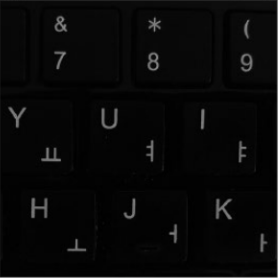
#> input picture 13주차/keyboard.png, 278 x 278 px
$ jupyter execute '11. 레이블링과 외곽선 검출.ipynb'
#> lines starting #> are read from the running program, lines starting #| are printed output that depends on the picture; after the words box and inside, x2 and y2 are one past the last pixel; in counts of white or black regions, pixels touching at a corner belong together
# 레이블링과 외곽선 검출
* 레이블링
* 외곽선 검출

## 레이블링의 이해
*
* **cnt, labels = cv2.connectedComponents(src)** : 레이블 수행
* **cv2.connectedComponentsWithStats()** : + 통계 정보

## (실습) 레이블링

[cell 1]
import cv2
import numpy as np

def labeling_basic():
    src = np.array([[0, 0, 1, 1, 0, 0, 0, 0],
                    [1, 1, 1, 1, 0, 0, 1, 0],
                    [1, 1, 1, 1, 0, 0, 0, 0],
                    [0, 0, 0, 0, 0, 1, 1, 0],
                    [0, 0, 0, 1, 1, 1, 1, 0],
                    [0, 0, 0, 1, 0, 0, 1, 0],
                    [0, 0, 1, 1, 1, 1, 1, 0],
                    [0, 0, 0, 0, 0, 0, 0, 0]]).astype(np.uint8)

    src = src * 255

    cnt, labels = cv2.connectedComponents(src)

    print('src :'),
    print(src)
    print('labels :')
    print(labels)
    print('number of labels :', cnt)

labeling_basic()

## 레이블링 응용
* **cv2.connectedComponentsWithStats(src_bin)** : 레이블 수행 + 통계 정보

## (실습) 레이블링 응용
키보드에서 흰색 글자만을 찾아서 노란색 사각형으로 표시

[cell 2]
def labeling_stats():
    src = cv2.imread('keyboard.png', cv2.IMREAD_GRAYSCALE)
#> src: shape (278, 278); min 0, max 185, mean 8.4

    _, src_bin = cv2.threshold(src, 0, 255, cv2.THRESH_BINARY | cv2.THRESH_OTSU)
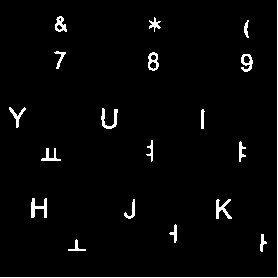
#> src_bin: shape (278, 278); 2.9% white in thin lines or dots

    cnt, labels, stats, centroids = cv2.connectedComponentsWithStats(src_bin)
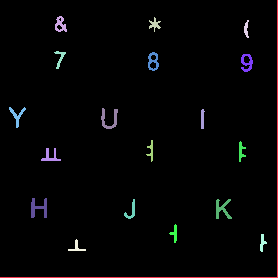
#> labels: shape (278, 278) int32; 20 distinct labels, from 0 to 19; one colour per label, 0 black
#> cnt = 20; stats = 20 rows, first 6: [0, 0, 277, 277, 75053], [0, 0, 278, 278, 555], [55, 16, 12, 16, 109], [149, 17, 12, 15, 75], [244, 20, 5, 18, 53], [54, 51, 12, 18, 72]; centroids = 20 rows, first 8: [138.1, 138.1], [207.6, 207.6], [60.12, 24.27], [154.3, 24], [245.9, 28.68], [59.51, 57.76], [152.8, 60.96], [246.4, 62.31]

    dst = cv2.cvtColor(src, cv2.COLOR_GRAY2BGR)

    for i in range(1, cnt):
        (x, y, w, h, area) = stats[i]

        if area < 20 :
            continue

        pt1 = (x, y)
        pt2 = (x+w, y+h)
        cv2.rectangle(dst, pt1, pt2, (0, 255, 255))
#> this loop made 19 passes
#> (x, y, w, h, area, pt2) on passes 2 to 13: (55, 16, 12, 16, 109, (67, 32)), (149, 17, 12, 15, 75, (161, 32)), (244, 20, 5, 18, 53, (249, 38)), (54, 51, 12, 18, 72, (66, 69)), (148, 52, 11, 19, 115, (159, 71)), (241, 54, 12, 18, 120, (253, 72)), (9, 107, 17, 21, 105, (26, 128)), (101, 108, 17, 21, 143, (118, 129)), (201, 109, 4, 20, 60, (205, 129)), (146, 140, 7, 22, 63, (153, 162)), (239, 141, 7, 21, 76, (246, 162)), (41, 148, 20, 13, 105, (61, 161))
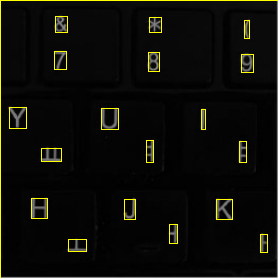
#> dst: shape (278, 278, 3); mean B, G, R 7.9, 13.3, 13.3

    cv2.imshow('src', src)
    cv2.imshow('dst', dst)
    cv2.waitKey()
    cv2.destroyAllWindows()

labeling_stats()

<hr>

## 외곽선 검출
* (if, hole이 있는 객체의 경우) 안쪽 홀 외곽선과 객체 바깥쪽 외곽선으로 구분
* **contours, _ = cv2.findContours()** : 외곽선 검출 함수 (외곽선 정보 return)
    * mode : 검출 모드 (RETR_EXTERNAL, RETR_LIST, RETR_CCOMP, RETR_TREE)
    * method : 검출된 외곽선 점들의 좌표를 근사회하는 방법
* **cv2.drawContours()** : 검출한 외곽선 정보를 이용해 영상 위에 외곽선 그리기

## 외곽선 계층 구조
* 외곽선의 포함 관계에 의해 결정되는 구조 (부모 외곽선, 자식 외곽선 관계)

## (실습) 외곽선 검출 - RETR_LIST 검출모드
* 이진 영상에서 모든 외곽선을 찾아 각기 다른 색상으로 외곽선 그리기
* 모든 객체의 바깥쪽과 안쪽 홀 외곽선을 모두 검출
* 부모, 자식 간의 계층 정보는 X!

[cell 3]
def contours_basic():
    src = cv2.imread('contours.png', cv2.IMREAD_GRAYSCALE)
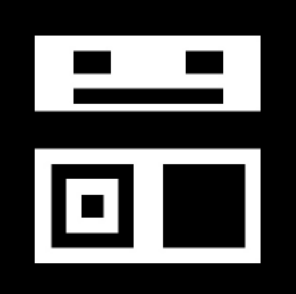
#> input picture 13주차/contours.png, 296 x 294 px
#> src is the input picture: shape (294, 296); min 0, max 255, mean 80.6

    contours, _ = cv2.findContours(src, cv2.RETR_LIST, cv2.CHAIN_APPROX_NONE)
#> contours = 9 contours; largest, box (x1, y1, x2, y2) and area: (34, 147, 261, 264) 26216, (34, 35, 261, 113) 17402, (163, 164, 245, 247) 6640, (52, 164, 134, 247) 6640, (65, 178, 120, 234) 2970

    dst = cv2.cvtColor(src, cv2.COLOR_GRAY2BGR)

    for i in range(len(contours)):
        c = (np.random.randint(0, 255), np.random.randint(0, 255), np.random.randint(0, 255))
        cv2.drawContours(dst, contours, i, c, 2)
#> this loop made 9 passes
#> c on passes 1 to 9: (172, 47, 117), (192, 67, 251), (195, 103, 9), (211, 21, 242), (36, 87, 70), (216, 88, 140), (58, 193, 230), (39, 87, 174), (88, 81, 165)
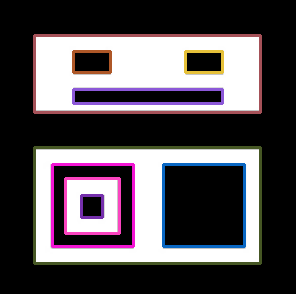
#> dst: shape (294, 296, 3); 9.62% of pixels changed, all inside (x1, y1, x2, y2) = (33, 34, 262, 265)

    cv2.imshow('src', src)
    cv2.imshow('dst', dst)
    cv2.waitKey()
    cv2.destroyAllWindows()

contours_basic()

## (실습) 외곽선 검출 - RETR_CCOMP 검출모드
2단계로 구성된 계층 구조 생성

[cell 4]
def contours_hier():
    src = cv2.imread('contours.png', cv2.IMREAD_GRAYSCALE)

    contours, hierarchy = cv2.findContours(src, cv2.RETR_CCOMP, cv2.CHAIN_APPROX_SIMPLE)

    dst = cv2.cvtColor(src, cv2.COLOR_GRAY2BGR)

    idx = 0
    while idx >= 0:
        c = (np.random.randint(0, 255), np.random.randint(0, 255), np.random.randint(0, 255))
        cv2.drawContours(dst, contours, idx, c, -1, cv2.LINE_8, hierarchy)
        idx = hierarchy[0, idx, 0]
#> this loop made 3 passes
#> idx on passes 1 to 3: 2, 5, -1
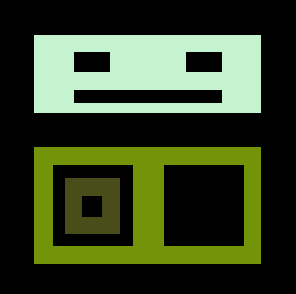
#> dst: shape (294, 296, 3); mean B, G, R 36.5, 65.5, 52.6

    cv2.imshow('src', src)
    cv2.imshow('dst', dst)
    cv2.waitKey()
    cv2.destroyAllWindows()

contours_hier()

## (실습) 외곽선 처리 함수
* 입력 영상을 이진화하여 객체 영역 모두 검출
* 검출한 객체의 외곽선 정보를 이용해, 삼각형, 사각형, 원을 판단하여 화면에 표시 (객체의 외곽선 주변에 바운딩 박스 그리기)

[cell 5]
import math

def setLabel(img, pts, label):
    (x, y, w, h) = cv2.boundingRect(pts)
    pt1 = (x, y)
    pt2 = (x+w, y+h)
    cv2.rectangle(img, pt1, pt2, (0, 0, 255), 1)
    cv2.putText(img, label, pt1, cv2.FONT_HERSHEY_PLAIN, 1, (0, 0, 255))

def main():
    img = cv2.imread('polygons.jpg', cv2.IMREAD_COLOR)
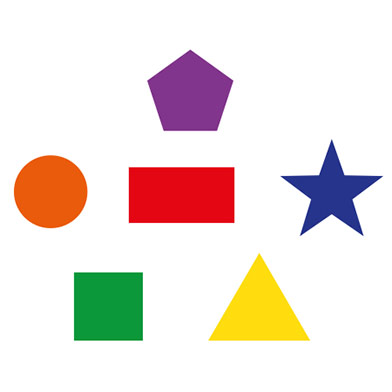
#> input picture 13주차/polygons.jpg, 392 x 392 px
#> img is the input picture: shape (392, 392, 3); mean B, G, R 219.9, 225.8, 236.9

    gray = cv2.cvtColor(img, cv2.COLOR_BGR2GRAY)
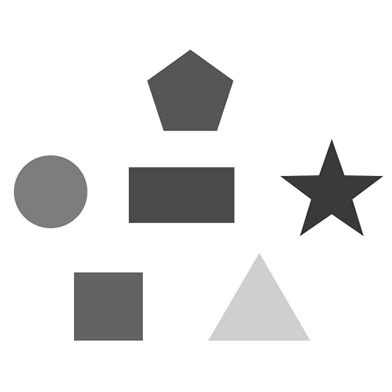
#> gray: shape (392, 392); min 25, max 255, mean 228.4
    _, img_bin = cv2.threshold(gray, 0, 255, cv2.THRESH_BINARY_INV | cv2.THRESH_OTSU)
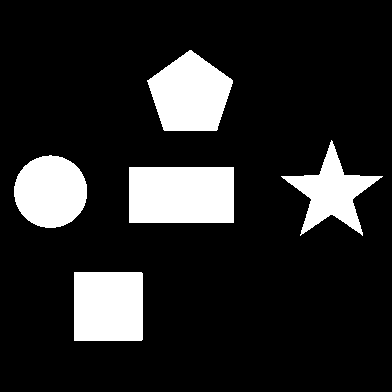
#> img_bin: shape (392, 392); 15% white; 5 white regions
    contours, _ = cv2.findContours(img_bin, cv2.RETR_EXTERNAL, cv2.CHAIN_APPROX_NONE)
#> contours = 5 contours; box (x1, y1, x2, y2) and area: (129, 167, 234, 223) 5720, (147, 50, 233, 131) 4734, (74, 272, 143, 341) 4623, (14, 155, 87, 228) 4066, (281, 140, 383, 236) 3292

    for pts in contours:
        if cv2.contourArea(pts) < 400:
            continue

        approx = cv2.approxPolyDP(pts, cv2.arcLength(pts, True)*0.02, True)

        vtc = len(approx)

        if vtc == 3:
            setLabbel(img, pts, 'TRI')
        elif vtc == 4:
            setLabel(img, pts, 'RECT')
        else:
            lenth = cv2.arcLength(pts, True)
            area = cv2.contourArea(pts)
            ratio = 4. * math.pi * area / (lenth*lenth)

            if ratio > 0.85:
                setLabel(img, pts, 'CIR')
#> this loop made 5 passes
#> (vtc, lenth, area, ratio) on pass 3: (8, 238.8, 4066, 0.896)
#> (vtc, lenth, area, ratio) on passes 4 to 5: (10, 395.7, 3292.5, 0.264), (5, 275.5, 4734.5, 0.784)
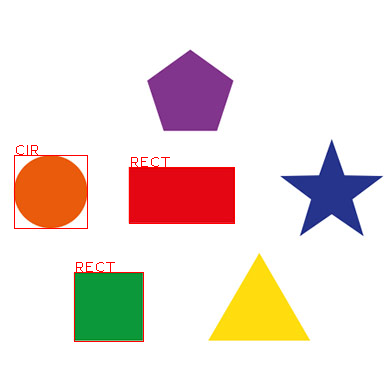
#> img: shape (392, 392, 3); 0.74% of pixels changed, all inside (x1, y1, x2, y2) = (14, 145, 235, 342)

    cv2.imshow('img', img)
    cv2.waitKey()
    cv2.destroyAllWindows()

main()
